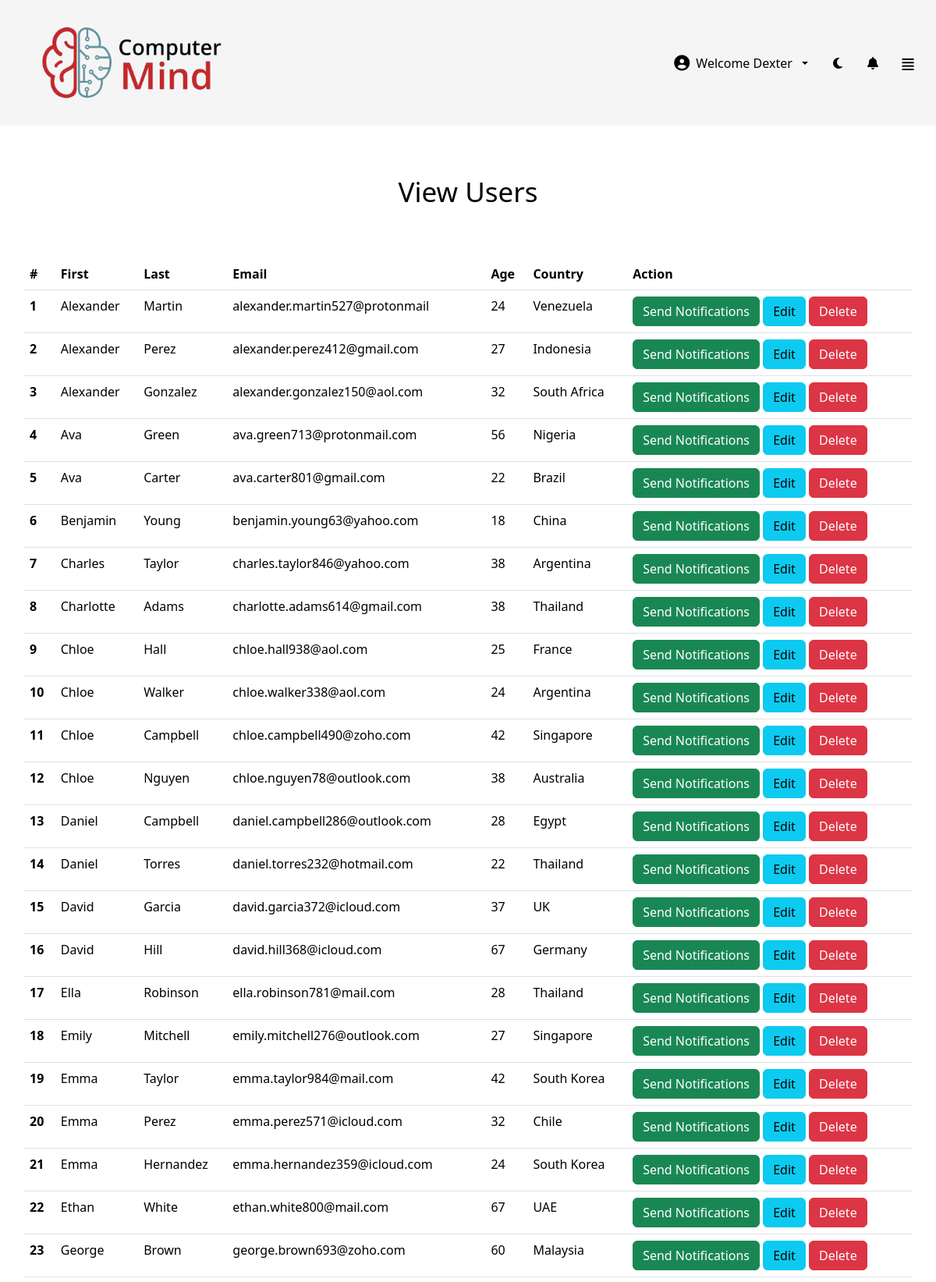
The page /main/Panel/viewuser.php (signed in, upper part) on the database its author committed.
### tables this page shows
CREATE TABLE IF NOT EXISTS `users` (
  `ID` int NOT NULL AUTO_INCREMENT,
  `Role` enum('user','admin','superadmin','root') NOT NULL,
  `Firstname` varchar(50) NOT NULL,
  `Lastname` varchar(50) NOT NULL,
  `Email` varchar(30) NOT NULL,
  `Password` varchar(50) NOT NULL,
  `Age` int NOT NULL,
  `Country` varchar(60) NOT NULL,
  `Joined` date NOT NULL,
  PRIMARY KEY (`ID`)
);

### main/Panel/viewuser.php (the view, shortened to what this page needs)
<?php
include "../include/session.php";
?>
<!DOCTYPE html>
<html lang="en">
<head>
  <link rel="stylesheet" href="<?php echo BASE_URL ?>Bootstrap/bootstrap.css" />
  <link rel="stylesheet" href="<?php echo BASE_URL ?>css/style.css" />
  <link
    rel="stylesheet"
    href="https://cdnjs.cloudflare.com/ajax/libs/font-awesome/6.5.0/css/all.min.css" />
</head>
<body>
  <?php
  include "../include/navbar.php";
  ?>
  <div class="main-content">
    <section class="about-section mb-5">
      <h1 class="section-title">View Users</h1>
    </section>
    <table class="table table-hover container">
      <thead>
        <tr>
          <th scope="col">#</th>
          <th scope="col">First</th>
          <th scope="col">Last</th>
          <th scope="col">Email</th>
          <th scope="col">Age</th>
          <th scope="col">Country</th>
          <th scope="col">Action</th>
        </tr>
      </thead>
      <tbody>
        <?php
        $c = 1;
        $users = "SELECT ID, Firstname, Lastname, Email, Age, Country FROM users WHERE Role='user' ORDER BY Firstname ASC";
        $user_result = $conn->query($users);
        foreach ($user_result as $user) {
          echo '
      <tr>
          <th scope="row">' . $c . '</th>
          <td>' . $user["Firstname"] . '</td>
          <td>' . $user["Lastname"] . '</td>
          <td>' . $user["Email"] . '</td>
          <td>' . $user["Age"] . '</td>
          <td>' . $user["Country"] . '</td>
          <td>
          <a href="notifications.php?id=' . $user["ID"] . '" class="btn btn-success">Send Notifications</a>
          <a href="edit.php?id=' . $user["ID"] . '" class="btn btn-info">Edit</a>
          <a href="../include/delete.php?id=' . $user["ID"] . '" class="btn btn-danger">Delete</a>
          </td>
        </tr>
      ';
          $c++;
        }
        ?>
      </tbody>
    </table>
  </div>
</body>
</html>

### main/include/navbar.php (shortened to what this page needs)
<nav class="navbar" role="banner">
    <img
        id="theme-image"
        class="logo"
        src="<?php echo BASE_URL ?>img/Computer-logo.PNG"
        alt="Computer mind logo" />
    <div class="nav-right">
        <div class="dropdown">
            <button class="icon-btn user-toggle dropdown-toggle" type="button" data-bs-toggle="dropdown" aria-expanded="false" aria-label="Account menu">
                <i class="fa-solid fa-user-circle user-icon" aria-hidden="true"></i>
                <span class="user-label"><span class="hide-sm">Welcome <?php echo $_SESSION['firstname']; ?></span></span>
            </button>
        </div>
        <button class="theme-toggle" type="button" aria-label="Switch theme" onclick="changeTheme()">
            <i class="fa-solid fa-moon"></i>
        </button>
        <button class="theme-toggle" type="button">
            <i class="fa-solid fa-bell"></i>
        </button>
        <button class="hamburger" aria-controls="sidebar" aria-expanded="false" onclick="hamburgerf()">≣</button>
    </div>
</nav>

### main/css/style.css (style rules this page uses)
* { margin: 0; }
html { box-sizing: border-box; }
*, *::before, *::after { box-sizing: inherit; }
:root { --nav-height: 120px; --sidebar-width: 220px; }
[data-theme="light"] { --nav-color: whitesmoke !important; --side-bar: rgb(0, 31, 43); --font-color: black; --body-color: white; --switch-btn: whitesmoke; --switch-btn-hover: rgb(194, 194, 194); --acc-font-color: black; --button-color: black; }
body { background-color: var(--body-color); }
.navbar { background-color: var(--nav-color); padding: 25px 20px; position: fixed; width: 100%; z-index: 10; min-height: var(--nav-height); top: 0; left: 0; box-shadow: rgba(255, 255, 255, 0.1) 0px 1px 1px 0px inset, rgba(50, 50, 93, 0.25) 0px 50px 100px -20px, rgba(0, 0, 0, 0.3) 0px 30px 60px -30px; display: flex; justify-content: space-between; align-items: center; border-bottom: 3px solid var(--border-color); }
.logo { width: clamp(160px, 25vw, 320px); }
.nav-right { margin-left: auto; display: flex; align-items: center; justify-content: flex-end; gap: 12px; }
.user-icon { font-size: 20px; color: var(--font-color); }
.theme-toggle { position: relative; background: none; border: 1px solid var(--border-color); color: var(--font-color); border-radius: 8px; padding: 6px 10px; }
.icon-btn { background: none; border: 1px solid var(--border-color); color: var(--font-color); border-radius: 8px; padding: 6px 10px; display: inline-flex; align-items: center; gap: 8px; }
.hide-sm { display: block !important; }
h1, h2, h3, h4, h5, h6, p, li { color: var(--font-color) !important; }
.hamburger { background: none; color: var(--font-color); font-size: 24px; border: none; cursor: pointer; display: none; }
.main-content { position: relative; margin-top: var(--nav-height); margin-left: var(--sidebar-width); width: calc(100% - var(--sidebar-width)); min-height: 50vh; }
.about-section { padding-top: 3rem; width: min(800px, 92vw); max-width: 100%; margin: 0 auto; text-align: center; }
.section-title { font-size: clamp(28px, 4.5vw, 48px); font-family: "Segoe UI", Tahoma, Geneva, Verdana, sans-serif; padding-bottom: 15px; }
img, video, canvas, svg { max-width: 100%; height: auto; }
@media (max-width: 1280px) { .logo { width: clamp(160px, 30vw, 300px) !important; } }
@media (max-width: 1280px) { .navbar { box-shadow: none !important; } }
@media (max-width: 1280px) { .hamburger { display: block; } }
@media (max-width: 1280px) { .main-content { position: relative; margin-top: var(--nav-height) !important; margin-left: 0 !important; width: 100%; min-height: auto !important; } }
@media (max-width: 1280px) { .main-content h1 { padding-top: 1rem; padding-bottom: 1rem; } }
@media (max-width: 1280px) { .section-title { font-size: 35px !important; } }
table { background-color: var(--body-color) !important; color: var(--font-color) !important; }

### rows shown on the page
users: Firstname "Alexander", Lastname "Martin", Email "alexander.martin527@protonmail", Age "24", Country "Venezuela"
users: Firstname "Alexander", Lastname "Perez", Email "alexander.perez412@gmail.com", Age "27", Country "Indonesia"
users: Firstname "Alexander", Lastname "Gonzalez", Email "alexander.gonzalez150@aol.com", Age "32", Country "South Africa"
users: Firstname "Ava", Lastname "Green", Email "ava.green713@protonmail.com", Age "56", Country "Nigeria"
users: Firstname "Ava", Lastname "Carter", Email "ava.carter801@gmail.com", Age "22", Country "Brazil"
users: Firstname "Benjamin", Lastname "Young", Email "benjamin.young63@yahoo.com", Age "18", Country "China"
users: Firstname "Charles", Lastname "Taylor", Email "charles.taylor846@yahoo.com", Age "38", Country "Argentina"
users: Firstname "Charlotte", Lastname "Adams", Email "charlotte.adams614@gmail.com", Age "38", Country "Thailand"
users: Firstname "Chloe", Lastname "Hall", Email "chloe.hall938@aol.com", Age "25", Country "France"
users: Firstname "Chloe", Lastname "Walker", Email "chloe.walker338@aol.com", Age "24", Country "Argentina"
users: Firstname "Chloe", Lastname "Campbell", Email "chloe.campbell490@zoho.com", Age "42", Country "Singapore"
users: Firstname "Chloe", Lastname "Nguyen", Email "chloe.nguyen78@outlook.com", Age "38", Country "Australia"
users: Firstname "Daniel", Lastname "Campbell", Email "daniel.campbell286@outlook.com", Age "28", Country "Egypt"
users: Firstname "Daniel", Lastname "Torres", Email "daniel.torres232@hotmail.com", Age "22", Country "Thailand"
users: Firstname "David", Lastname "Garcia", Email "david.garcia372@icloud.com", Age "37", Country "UK"
users: Firstname "David", Lastname "Hill", Email "david.hill368@icloud.com", Age "67", Country "Germany"
users: Firstname "Ella", Lastname "Robinson", Email "ella.robinson781@mail.com", Age "28", Country "Thailand"
users: Firstname "Emily", Lastname "Mitchell", Email "emily.mitchell276@outlook.com", Age "27", Country "Singapore"
users: Firstname "Emma", Lastname "Taylor", Email "emma.taylor984@mail.com", Age "42", Country "South Korea"
users: Firstname "Emma", Lastname "Perez", Email "emma.perez571@icloud.com", Age "32", Country "Chile"
users: Firstname "Emma", Lastname "Hernandez", Email "emma.hernandez359@icloud.com", Age "24", Country "South Korea"
users: Firstname "Ethan", Lastname "White", Email "ethan.white800@mail.com", Age "67", Country "UAE"
users: Firstname "George", Lastname "Brown", Email "george.brown693@zoho.com", Age "60", Country "Malaysia"

### other values the page prints
$_SESSION['firstname'] "Dexter"
